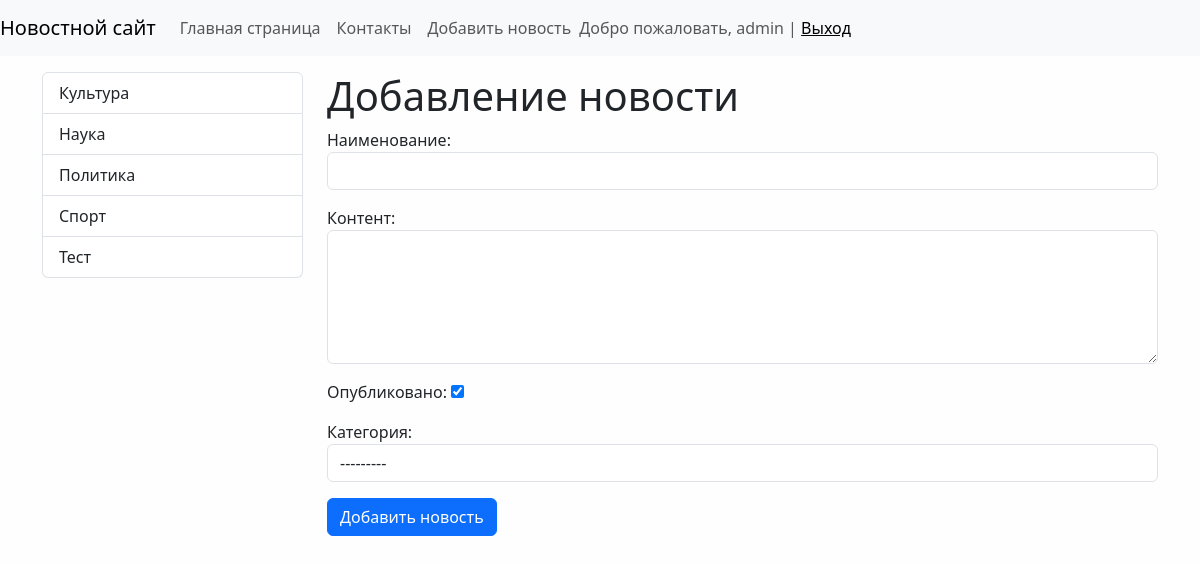
The app's page /news/add-news/ (signed in) with its own data.
### news/models.py (models this page shows, shortened)
class Category(models.Model):
    title = models.CharField(max_length=150, db_index=True, verbose_name='Наименование категории')
    def __str__(self):
        return self.title
    class Meta:
        verbose_name = 'Категория'
        verbose_name_plural = 'Категории'
        ordering = ['title']

### news/views.py (the view)
# urls.py: path('news/add-news/', CreateNews.as_view(), name='add_news'),
class CreateNews(LoginRequiredMixin, CreateView):
    form_class = NewsForm
    template_name = 'news/add_news.html'
    login_url = '/admin/'
    raise_exception = True

### news/forms.py (shortened to what this page needs)
class NewsForm(forms.ModelForm):
    class Meta:
        model = News  # Укажем с какой формой будет связана модель с News
        fields = ['title', 'content', 'is_published', 'category']
        widgets = {
            'title': forms.TextInput(attrs={'class': 'form-control'}),
            'content': forms.Textarea(attrs={'class': 'form-control', 'rows': 5}),
            'category': forms.Select(attrs={'class': 'form-control'}),
        }

### news/templatetags/news_tags.py (called while the page is built)
@register.simple_tag(name='get_list_categories')
def get_categories():
    return Category.objects.all()

### news/templates/news/add_news.html (shortened to what this page needs)
{% extends "base.html" %}
{% block sidebar %}
    {% include 'inc/_sidebar.html' %}
{% endblock %}
{% block content %}
    <h1>Добавление новости</h1>
    <form action=" {% url 'add_news' %} " method="post">
        {{ form.as_p }}
        <button type="submit" class="btn btn-primary btn-block">Добавить новость</button>
    </form>
{% endblock %}

### templates/inc/_nav.html (shortened to what this page needs)
<nav class="navbar navbar-expand-lg navbar-light bg-light">
    <a class="navbar-brand" href=" {% url 'home'  %} ">Новостной сайт</a>
    <div class="collapse navbar-collapse" id="navbarSupportedContent">
        <ul class="navbar-nav mr-auto">
            <li class="nav-item active"><a class="nav-link" href="{% url 'home'  %}">Главная страница</a></li>
            <li class="nav-item active"><a class="nav-link" href="{% url 'contact'  %}">Контакты</a></li>
            {% if request.user.is_authenticated %}
                <li class="nav-item active"><a class="nav-link" href="{% url 'add_news'  %}">Добавить новость</a></li>
            {% endif %}
        </ul>
        <span class="navbar-text">
            {% if request.user.is_authenticated %}
                Добро пожаловать, {{ user.username }} | <a href="{% url 'logout' %}">Выход</a>
            {% else %}
                <a href="{% url 'register' %}">Register</a> | <a href="{% url 'login' %}">Login</a>
            {% endif %}
        </span>
    </div>
</nav>

### templates/inc/_sidebar.html
{% load news_tags %}
<div class="list-group">
    {% get_list_categories as categories %}
    {% for item in categories %}
        <a href="{% url 'сategory' item.pk %}" class="list-group-item list-group-item-action">{{ item }}</a>
    {% endfor %}
</div>

### mysite/static/css/style.css (style rules this page uses)
body { background-color: #fefefe; }

### records on screen
Category: title "Культура"
Category: title "Наука"
Category: title "Политика"
Category: title "Спорт"
Category: title "Тест"

### other values on screen
{{ user.username }} "admin"
